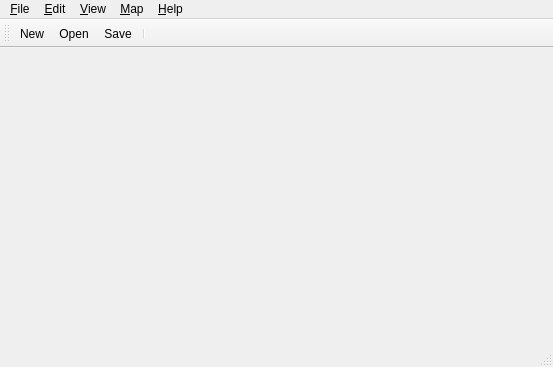
<?xml version="1.0" encoding="UTF-8"?>
<ui version="4.0">
 <class>MainWindow</class>
 <widget class="QMainWindow" name="MainWindow">
  <property name="geometry">
   <rect>
    <x>0</x>
    <y>0</y>
    <width>553</width>
    <height>367</height>
   </rect>
  </property>
  <property name="acceptDrops">
   <bool>true</bool>
  </property>
  <property name="windowTitle">
   <string>Tiled</string>
  </property>
  <property name="unifiedTitleAndToolBarOnMac">
   <bool>true</bool>
  </property>
  <widget class="QWidget" name="centralWidget">
   <layout class="QVBoxLayout" name="verticalLayout">
    <property name="margin">
     <number>0</number>
    </property>
   </layout>
  </widget>
  <widget class="QMenuBar" name="menuBar">
   <property name="geometry">
    <rect>
     <x>0</x>
     <y>0</y>
     <width>553</width>
     <height>21</height>
    </rect>
   </property>
   <widget class="QMenu" name="menuFile">
    <property name="title">
     <string>&amp;File</string>
    </property>
    <widget class="QMenu" name="menuRecentFiles">
     <property name="title">
      <string>&amp;Recent Files</string>
     </property>
     <property name="icon">
      <iconset resource="tiled.qrc">
       <normaloff>:/images/16x16/document-open-recent.png</normaloff>:/images/16x16/document-open-recent.png</iconset>
     </property>
     <addaction name="actionClearRecentFiles"/>
    </widget>
    <addaction name="actionNew"/>
    <addaction name="actionOpen"/>
    <addaction name="menuRecentFiles"/>
    <addaction name="separator"/>
    <addaction name="actionSave"/>
    <addaction name="actionSaveAs"/>
    <addaction name="actionSaveAsImage"/>
    <addaction name="actionExport"/>
    <addaction name="separator"/>
    <addaction name="actionClose"/>
    <addaction name="actionCloseAll"/>
    <addaction name="actionQuit"/>
   </widget>
   <widget class="QMenu" name="menuEdit">
    <property name="title">
     <string>&amp;Edit</string>
    </property>
    <addaction name="actionCut"/>
    <addaction name="actionCopy"/>
    <addaction name="actionPaste"/>
    <addaction name="actionDelete"/>
    <addaction name="separator"/>
    <addaction name="actionPreferences"/>
   </widget>
   <widget class="QMenu" name="menuHelp">
    <property name="title">
     <string>&amp;Help</string>
    </property>
    <addaction name="actionAbout"/>
    <addaction name="actionAboutQt"/>
   </widget>
   <widget class="QMenu" name="menuMap">
    <property name="title">
     <string>&amp;Map</string>
    </property>
    <addaction name="actionNewTileset"/>
    <addaction name="actionAddExternalTileset"/>
    <addaction name="separator"/>
    <addaction name="actionResizeMap"/>
    <addaction name="actionOffsetMap"/>
    <addaction name="separator"/>
    <addaction name="actionMapProperties"/>
    <addaction name="actionAutoMap"/>
   </widget>
   <widget class="QMenu" name="menuView">
    <property name="title">
     <string>&amp;View</string>
    </property>
    <addaction name="actionShowGrid"/>
    <addaction name="actionSnapToGrid"/>
    <addaction name="actionHighlightCurrentLayer"/>
    <addaction name="actionShowLabels"/>
    <addaction name="separator"/>
    <addaction name="actionZoomIn"/>
    <addaction name="actionZoomOut"/>
    <addaction name="actionZoomNormal"/>
   </widget>
   <addaction name="menuFile"/>
   <addaction name="menuEdit"/>
   <addaction name="menuView"/>
   <addaction name="menuMap"/>
   <addaction name="menuHelp"/>
  </widget>
  <widget class="QToolBar" name="mainToolBar">
   <property name="windowTitle">
    <string>Main Toolbar</string>
   </property>
   <attribute name="toolBarArea">
    <enum>TopToolBarArea</enum>
   </attribute>
   <attribute name="toolBarBreak">
    <bool>false</bool>
   </attribute>
   <addaction name="actionNew"/>
   <addaction name="actionOpen"/>
   <addaction name="actionSave"/>
   <addaction name="separator"/>
  </widget>
  <widget class="QStatusBar" name="statusBar"/>
  <action name="actionOpen">
   <property name="icon">
    <iconset resource="tiled.qrc">
     <normaloff>:/images/16x16/document-open.png</normaloff>:/images/16x16/document-open.png</iconset>
   </property>
   <property name="text">
    <string>&amp;Open...</string>
   </property>
  </action>
  <action name="actionSave">
   <property name="icon">
    <iconset resource="tiled.qrc">
     <normaloff>:/images/16x16/document-save.png</normaloff>:/images/16x16/document-save.png</iconset>
   </property>
   <property name="text">
    <string>&amp;Save</string>
   </property>
  </action>
  <action name="actionQuit">
   <property name="icon">
    <iconset resource="tiled.qrc">
     <normaloff>:/images/16x16/application-exit.png</normaloff>:/images/16x16/application-exit.png</iconset>
   </property>
   <property name="text">
    <string>&amp;Quit</string>
   </property>
   <property name="menuRole">
    <enum>QAction::QuitRole</enum>
   </property>
  </action>
  <action name="actionCopy">
   <property name="enabled">
    <bool>false</bool>
   </property>
   <property name="icon">
    <iconset resource="tiled.qrc">
     <normaloff>:/images/16x16/edit-copy.png</normaloff>:/images/16x16/edit-copy.png</iconset>
   </property>
   <property name="text">
    <string>&amp;Copy</string>
   </property>
  </action>
  <action name="actionPaste">
   <property name="enabled">
    <bool>false</bool>
   </property>
   <property name="icon">
    <iconset resource="tiled.qrc">
     <normaloff>:/images/16x16/edit-paste.png</normaloff>:/images/16x16/edit-paste.png</iconset>
   </property>
   <property name="text">
    <string>&amp;Paste</string>
   </property>
  </action>
  <action name="actionAbout">
   <property name="icon">
    <iconset resource="tiled.qrc">
     <normaloff>:/images/16x16/help-about.png</normaloff>:/images/16x16/help-about.png</iconset>
   </property>
   <property name="text">
    <string>&amp;About Tiled</string>
   </property>
   <property name="menuRole">
    <enum>QAction::AboutRole</enum>
   </property>
  </action>
  <action name="actionAboutQt">
   <property name="text">
    <string>About Qt</string>
   </property>
   <property name="menuRole">
    <enum>QAction::AboutQtRole</enum>
   </property>
  </action>
  <action name="actionResizeMap">
   <property name="icon">
    <iconset resource="tiled.qrc">
     <normaloff>:/images/16x16/document-page-setup.png</normaloff>:/images/16x16/document-page-setup.png</iconset>
   </property>
   <property name="text">
    <string>&amp;Resize Map...</string>
   </property>
  </action>
  <action name="actionMapProperties">
   <property name="icon">
    <iconset resource="tiled.qrc">
     <normaloff>:/images/16x16/document-properties.png</normaloff>:/images/16x16/document-properties.png</iconset>
   </property>
   <property name="text">
    <string>Map &amp;Properties...</string>
   </property>
  </action>
  <action name="actionAutoMap">
   <property name="text">
    <string>AutoMap</string>
   </property>
   <property name="shortcut">
    <string>A</string>
   </property>
  </action>
  <action name="actionShowGrid">
   <property name="checkable">
    <bool>true</bool>
   </property>
   <property name="text">
    <string>Show &amp;Grid</string>
   </property>
   <property name="shortcut">
    <string>Ctrl+G</string>
   </property>
  </action>
  <action name="actionSaveAs">
   <property name="icon">
    <iconset resource="tiled.qrc">
     <normaloff>:/images/16x16/document-save-as.png</normaloff>:/images/16x16/document-save-as.png</iconset>
   </property>
   <property name="text">
    <string>Save &amp;As...</string>
   </property>
  </action>
  <action name="actionNew">
   <property name="icon">
    <iconset resource="tiled.qrc">
     <normaloff>:/images/16x16/document-new.png</normaloff>:/images/16x16/document-new.png</iconset>
   </property>
   <property name="text">
    <string>&amp;New...</string>
   </property>
  </action>
  <action name="actionNewTileset">
   <property name="icon">
    <iconset resource="tiled.qrc">
     <normaloff>:/images/16x16/document-new.png</normaloff>:/images/16x16/document-new.png</iconset>
   </property>
   <property name="text">
    <string>New &amp;Tileset...</string>
   </property>
  </action>
  <action name="actionClose">
   <property name="icon">
    <iconset resource="tiled.qrc">
     <normaloff>:/images/16x16/window-close.png</normaloff>:/images/16x16/window-close.png</iconset>
   </property>
   <property name="text">
    <string>&amp;Close</string>
   </property>
  </action>
  <action name="actionZoomIn">
   <property name="icon">
    <iconset resource="tiled.qrc">
     <normaloff>:/images/16x16/zoom-in.png</normaloff>:/images/16x16/zoom-in.png</iconset>
   </property>
   <property name="text">
    <string>Zoom In</string>
   </property>
  </action>
  <action name="actionZoomOut">
   <property name="icon">
    <iconset resource="tiled.qrc">
     <normaloff>:/images/16x16/zoom-out.png</normaloff>:/images/16x16/zoom-out.png</iconset>
   </property>
   <property name="text">
    <string>Zoom Out</string>
   </property>
  </action>
  <action name="actionZoomNormal">
   <property name="enabled">
    <bool>false</bool>
   </property>
   <property name="icon">
    <iconset resource="tiled.qrc">
     <normaloff>:/images/16x16/zoom-original.png</normaloff>:/images/16x16/zoom-original.png</iconset>
   </property>
   <property name="text">
    <string>Normal Size</string>
   </property>
   <property name="shortcut">
    <string>Ctrl+0</string>
   </property>
  </action>
  <action name="actionSaveAsImage">
   <property name="text">
    <string>Save As &amp;Image...</string>
   </property>
  </action>
  <action name="actionCut">
   <property name="enabled">
    <bool>false</bool>
   </property>
   <property name="icon">
    <iconset resource="tiled.qrc">
     <normaloff>:/images/16x16/edit-cut.png</normaloff>:/images/16x16/edit-cut.png</iconset>
   </property>
   <property name="text">
    <string>Cu&amp;t</string>
   </property>
  </action>
  <action name="actionOffsetMap">
   <property name="text">
    <string>&amp;Offset Map...</string>
   </property>
   <property name="toolTip">
    <string>Offsets everything in a layer</string>
   </property>
  </action>
  <action name="actionPreferences">
   <property name="text">
    <string>Pre&amp;ferences...</string>
   </property>
   <property name="menuRole">
    <enum>QAction::PreferencesRole</enum>
   </property>
  </action>
  <action name="actionClearRecentFiles">
   <property name="icon">
    <iconset resource="tiled.qrc">
     <normaloff>:/images/16x16/edit-clear.png</normaloff>:/images/16x16/edit-clear.png</iconset>
   </property>
   <property name="text">
    <string>Clear Recent Files</string>
   </property>
  </action>
  <action name="actionExport">
   <property name="text">
    <string>&amp;Export As...</string>
   </property>
   <property name="shortcut">
    <string>Ctrl+E</string>
   </property>
  </action>
  <action name="actionAddExternalTileset">
   <property name="text">
    <string>&amp;Add External Tileset...</string>
   </property>
  </action>
  <action name="actionSnapToGrid">
   <property name="checkable">
    <bool>true</bool>
   </property>
   <property name="text">
    <string>&amp;Snap to Grid</string>
   </property>
  </action>
  <action name="actionCloseAll">
   <property name="text">
    <string>C&amp;lose All</string>
   </property>
   <property name="shortcut">
    <string>Ctrl+Shift+W</string>
   </property>
  </action>
  <action name="actionDelete">
   <property name="enabled">
    <bool>false</bool>
   </property>
   <property name="icon">
    <iconset resource="tiled.qrc">
     <normaloff>:/images/16x16/edit-delete.png</normaloff>:/images/16x16/edit-delete.png</iconset>
   </property>
   <property name="text">
    <string>&amp;Delete</string>
   </property>
   <property name="iconText">
    <string>Delete</string>
   </property>
  </action>
  <action name="actionHighlightCurrentLayer">
   <property name="checkable">
    <bool>true</bool>
   </property>
   <property name="text">
    <string>&amp;Highlight Current Layer</string>
   </property>
   <property name="shortcut">
    <string>H</string>
   </property>
  </action>
  <action name="actionShowLabels">
   <property name="checkable">
    <bool>true</bool>
   </property>
   <property name="text">
    <string>Show map object labels</string>
   </property>
   <property name="toolTip">
    <string>Show labels on the map objects</string>
   </property>
   <property name="shortcut">
    <string>Ctrl+L</string>
   </property>
  </action>
 </widget>
 <layoutdefault spacing="6" margin="11"/>
 <resources>
  <include location="tiled.qrc"/>
 </resources>
 <connections/>
</ui>
